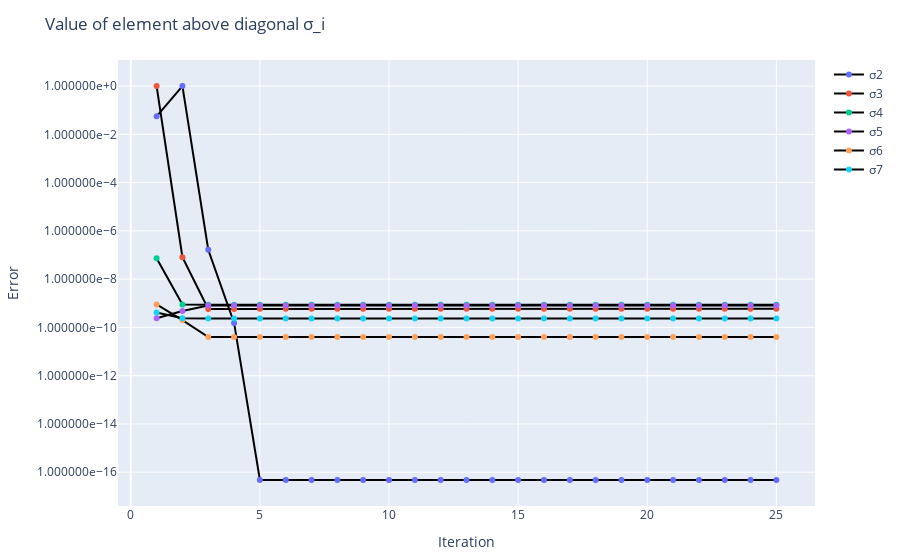

Notebook source saved alongside this figure:
### Code cell
error_vectors = [
    abs.(results[1, 1, :]),
    abs.(results[1, 2, :]),
    abs.(results[1, 3, :]),
    abs.(results[1, 4, :]),
    abs.(results[1, 5, :]),
    abs.(results[1, 6, :])
]
labels = ["σ2", "σ3", "σ4", "σ5", "σ6", "σ7"]
plot_convergence_error(error_vectors, labels)

### Figure 1 — Plotly figure (JSON) as saved in the notebook; plotly's stock layout.template omitted (floating-point values rounded to 4 significant figures)
{"data": [{"line": {"shape": "linear"}, "marker": {"color": 1}, "mode": "lines+markers", "name": "σ2", "type": "scatter", "x": [1, 2, 3, 4, 5, 6, 7, 8, 9, 10, 11, 12, 13, 14, 15, 16, 17, 18, 19, 20, 21, 22, 23, 24, 25], "y": [0.05555, 0.9999, 1.654e-07, 1.538e-10, 4.788e-17, 4.788e-17, 4.788e-17, 4.788e-17, 4.788e-17, 4.788e-17, 4.788e-17, 4.788e-17, 4.788e-17, 4.788e-17, 4.788e-17, 4.788e-17, 4.788e-17, 4.788e-17, 4.788e-17, 4.788e-17, 4.788e-17, 4.788e-17, 4.788e-17, 4.788e-17, 4.788e-17]}, {"line": {"shape": "linear"}, "marker": {"color": 2}, "mode": "lines+markers", "name": "σ3", "type": "scatter", "x": [1, 2, 3, 4, 5, 6, 7, 8, 9, 10, 11, 12, 13, 14, 15, 16, 17, 18, 19, 20, 21, 22, 23, 24, 25], "y": [0.9998, 8.061e-08, 5.841e-10, 5.841e-10, 5.911e-10, 5.911e-10, 5.911e-10, 5.911e-10, 5.911e-10, 5.911e-10, 5.911e-10, 5.911e-10, 5.911e-10, 5.911e-10, 5.911e-10, 5.911e-10, 5.911e-10, 5.911e-10, 5.911e-10, 5.911e-10, 5.911e-10, 5.911e-10, 5.911e-10, 5.911e-10, 5.911e-10]}, {"line": {"shape": "linear"}, "marker": {"color": 3}, "mode": "lines+markers", "name": "σ4", "type": "scatter", "x": [1, 2, 3, 4, 5, 6, 7, 8, 9, 10, 11, 12, 13, 14, 15, 16, 17, 18, 19, 20, 21, 22, 23, 24, 25], "y": [7.265e-08, 8.841e-10, 8.685e-10, 8.685e-10, 8.632e-10, 8.632e-10, 8.632e-10, 8.632e-10, 8.632e-10, 8.632e-10, 8.632e-10, 8.632e-10, 8.632e-10, 8.632e-10, 8.632e-10, 8.632e-10, 8.632e-10, 8.632e-10, 8.632e-10, 8.632e-10, 8.632e-10, 8.632e-10, 8.632e-10, 8.632e-10, 8.632e-10]}, {"line": {"shape": "linear"}, "marker": {"color": 4}, "mode": "lines+markers", "name": "σ5", "type": "scatter", "x": [1, 2, 3, 4, 5, 6, 7, 8, 9, 10, 11, 12, 13, 14, 15, 16, 17, 18, 19, 20, 21, 22, 23, 24, 25], "y": [2.399e-10, 4.807e-10, 8.092e-10, 8.092e-10, 8.077e-10, 8.077e-10, 8.077e-10, 8.077e-10, 8.077e-10, 8.077e-10, 8.077e-10, 8.077e-10, 8.077e-10, 8.077e-10, 8.077e-10, 8.077e-10, 8.077e-10, 8.077e-10, 8.077e-10, 8.077e-10, 8.077e-10, 8.077e-10, 8.077e-10, 8.077e-10, 8.077e-10]}, {"line": {"shape": "linear"}, "marker": {"color": 5}, "mode": "lines+markers", "name": "σ6", "type": "scatter", "x": [1, 2, 3, 4, 5, 6, 7, 8, 9, 10, 11, 12, 13, 14, 15, 16, 17, 18, 19, 20, 21, 22, 23, 24, 25], "y": [8.913e-10, 2.015e-10, 3.975e-11, 3.975e-11, 4.002e-11, 4.002e-11, 4.002e-11, 4.002e-11, 4.002e-11, 4.002e-11, 4.002e-11, 4.002e-11, 4.002e-11, 4.002e-11, 4.002e-11, 4.002e-11, 4.002e-11, 4.002e-11, 4.002e-11, 4.002e-11, 4.002e-11, 4.002e-11, 4.002e-11, 4.002e-11, 4.002e-11]}, {"line": {"shape": "linear"}, "marker": {"color": 6}, "mode": "lines+markers", "name": "σ7", "type": "scatter", "x": [1, 2, 3, 4, 5, 6, 7, 8, 9, 10, 11, 12, 13, 14, 15, 16, 17, 18, 19, 20, 21, 22, 23, 24, 25], "y": [4.173e-10, 2.415e-10, 2.327e-10, 2.327e-10, 2.323e-10, 2.323e-10, 2.323e-10, 2.323e-10, 2.323e-10, 2.323e-10, 2.323e-10, 2.323e-10, 2.323e-10, 2.323e-10, 2.323e-10, 2.323e-10, 2.323e-10, 2.323e-10, 2.323e-10, 2.323e-10, 2.323e-10, 2.323e-10, 2.323e-10, 2.323e-10, 2.323e-10]}], "layout": {"margin": {"b": 50, "l": 50, "r": 50, "t": 60}, "showlegend": true, "title": "Value of element above diagonal σ_i", "xaxis": {"title": {"text": "Iteration"}}, "yaxis": {"tickformat": "e", "title": {"text": "Error"}, "type": "log"}}}
